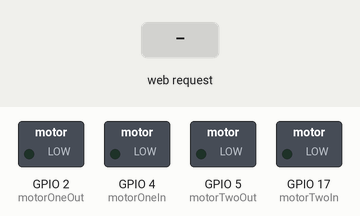
Recording of a sketch running on a simulated ESP32. Shown: switched loads named in the sketch (green lamp = pin HIGH). The test bench sets the inputs (shaded band). WiFi joins after 1.5 s; servers stay silent unless stated; what the sketch prints to the serial monitor is not drawn.

Above: at 2.7 s.
2.8 s: HTTP request GET /oneIn received
At 3.2 s:
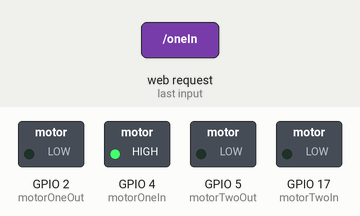
4.8 s: HTTP request GET /oneOut received
At 5.2 s:
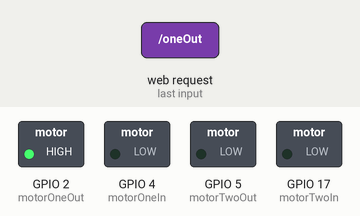
6.8 s: HTTP request GET /twoIn received
At 7.1 s:
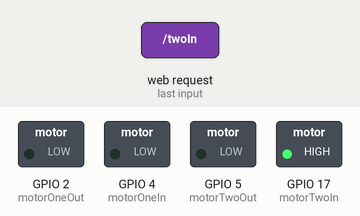
8.8 s: HTTP request GET /twoOut received
At 9.2 s:
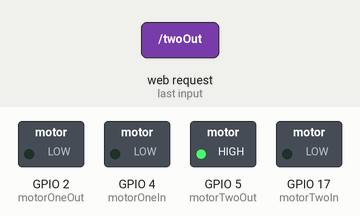
Timing chart, 0 to 11.8 s (numbered marks = the images above; inputs shaded):
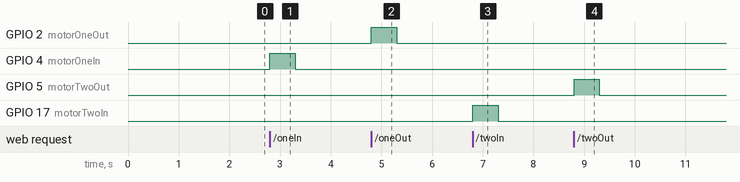

Measured:
- after the input at 2.8 s, GPIO 4 (motorOneIn): LOW → HIGH at once, → LOW 0.50 s later
- after the input at 4.8 s, GPIO 2 (motorOneOut): LOW → HIGH at once, → LOW 0.50 s later
- after the input at 6.8 s, GPIO 17 (motorTwoIn): LOW → HIGH at once, → LOW 0.50 s later
- after the input at 8.8 s, GPIO 5 (motorTwoOut): LOW → HIGH at once, → LOW 0.50 s later

The sketch:

AutoBinder.ino
```cpp
#include <WiFi.h>

const char* ssid     = "WifiName";
const char* password = "Password";

int motorOneIn = 4;
int motorOneOut = 2;
int motorTwoIn = 17;
int motorTwoOut = 5;

WiFiServer server(80);

void setup()
{
    Serial.begin(115200);
    pinMode(motorOneIn, OUTPUT);      // set the pins for the Motors
    pinMode(motorOneOut, OUTPUT);
    pinMode(motorTwoIn, OUTPUT);
    pinMode(motorTwoOut, OUTPUT);

    delay(10);

    // We start by connecting to a WiFi network

    Serial.println();
    Serial.println();
    Serial.print("Connecting to ");
    Serial.println(ssid);

    WiFi.begin(ssid, password);

    while (WiFi.status() != WL_CONNECTED) {
        delay(500);
        Serial.print(".");
    }

    Serial.println("");
    Serial.println("WiFi connected.");
    Serial.println("IP address: ");
    Serial.println(WiFi.localIP());

    server.begin();

}

int value = 0;

void loop(){
 WiFiClient client = server.available();   // listen for incoming clients

  if (client) {                             // if you get a client,
    Serial.println("New Client.");           // print a message out the serial port
    String currentLine = "";                // make a String to hold incoming data from the client
    while (client.connected()) {            // loop while the client's connected
      if (client.available()) {             // if there's bytes to read from the client,
        char c = client.read();             // read a byte, then
        Serial.write(c);                    // print it out the serial monitor
        if (c == '\n') {                    // if the byte is a newline character

          // if the current line is blank, you got two newline characters in a row.
          // that's the end of the client HTTP request, so send a response:
          if (currentLine.length() == 0) {
            // HTTP headers always start with a response code (e.g. HTTP/1.1 200 OK)
            // and a content-type so the client knows what's coming, then a blank line:
            client.println("HTTP/1.1 200 OK");
            client.println("Content-type:text/html");
            client.println();

            // the content of the HTTP response follows the header:
            client.print("Click <a href=\"/oneIn\">here</a> to turn Motor one IN.<br>");
            client.print("Click <a href=\"/oneOut\">here</a> to turn Motor one OUT.<br>");
            client.print("Click <a href=\"/twoIn\">here</a> to turn Motor two IN.<br>");
            client.print("Click <a href=\"/twoOut\">here</a> to turn Motor two OUT.<br>");
            // The HTTP response ends with another blank line:
            client.println();
            // break out of the while loop:
            break;
          } else {    // if you got a newline, then clear currentLine:
            currentLine = "";
          }
        } else if (c != '\r') {  // if you got anything else but a carriage return character,
          currentLine += c;      // add it to the end of the currentLine
        }

        // Check to see if the client request was "GET /oneIn" or "GET /oneOut":
        if (currentLine.endsWith("GET /oneIn")) {
          digitalWrite(motorOneIn, HIGH);               // GET /oneIn tightens the Motor
          delay(500);
          digitalWrite(motorOneIn, LOW);
        }
        if (currentLine.endsWith("GET /oneOut")) {
          digitalWrite(motorOneOut, HIGH);              // GET /oneOut loosens the Motor off
          delay(500);
          digitalWrite(motorOneOut, LOW);
        }
        // Check to see if the client request was "GET /twoOut" or "GET /twoIn":
        if (currentLine.endsWith("GET /twoIn")) {
          digitalWrite(motorTwoIn, HIGH);               // GET /twoIn tightens the Motor
          delay(500);
          digitalWrite(motorTwoIn, LOW);
        }
        if (currentLine.endsWith("GET /twoOut")) {
          digitalWrite(motorTwoOut, HIGH);              // GET /twoOut loosens the Motor off
          delay(500);
          digitalWrite(motorTwoOut, LOW);
        }
      }
    }
    // close the connection:
    client.stop();
    Serial.println("Client Disconnected.");
  }
}
```
